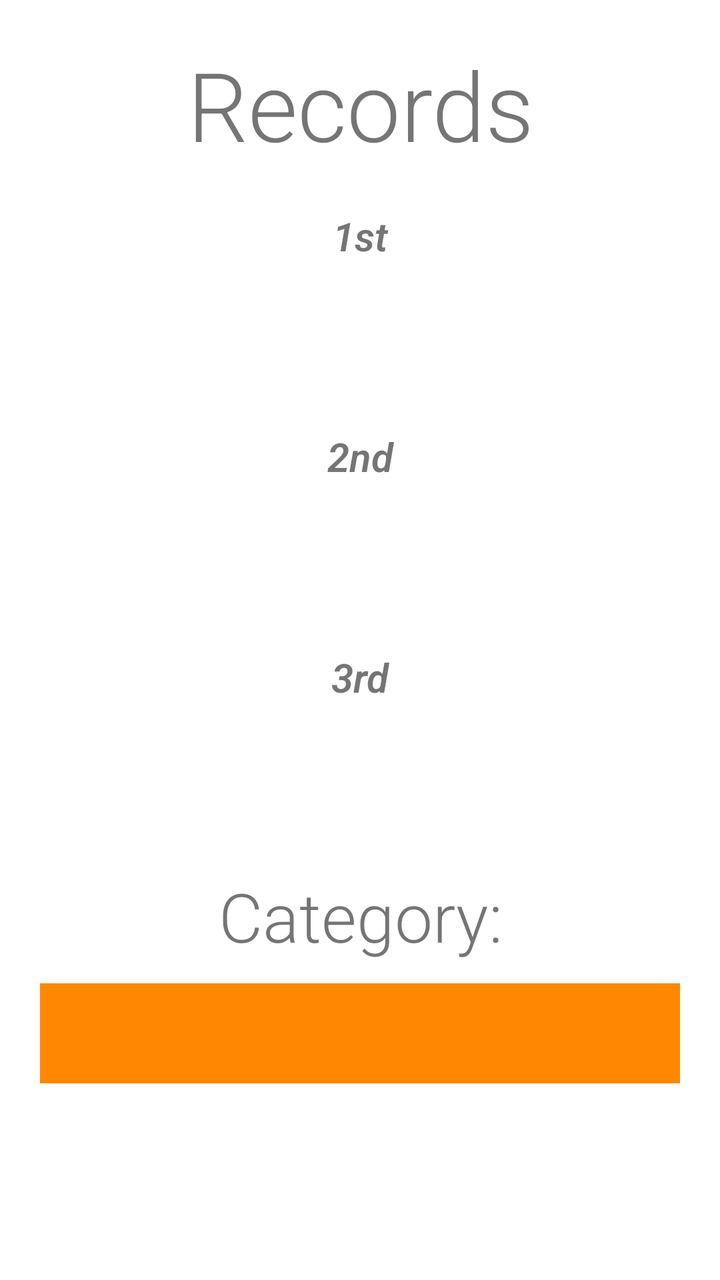
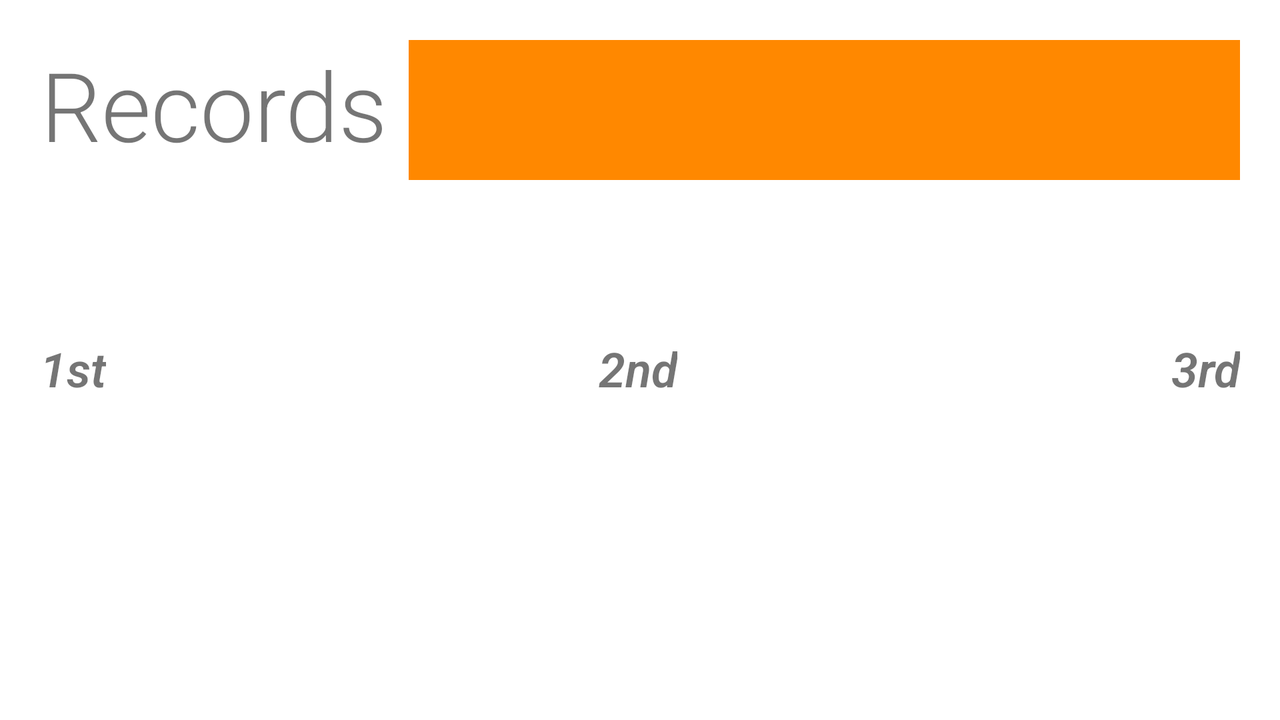

Compare how this app lays out the same screen by default and in its alternative resource folder. The renders come first, then the two layout files and the values they reference.
<!-- AndroidManifest.xml: application theme Theme.PuzzleCenter -->
<!-- res/layout/activity_records.xml -->
<?xml version="1.0" encoding="utf-8"?>
<androidx.constraintlayout.widget.ConstraintLayout xmlns:android="http://schemas.android.com/apk/res/android"
    xmlns:app="http://schemas.android.com/apk/res-auto"
    xmlns:tools="http://schemas.android.com/tools"
    android:layout_width="match_parent"
    android:layout_height="match_parent"
    tools:context=".RecordsActivity">

    <LinearLayout
        android:layout_width="match_parent"
        android:layout_height="match_parent"
        android:layout_marginStart="20dp"
        android:layout_marginTop="20dp"
        android:layout_marginEnd="20dp"
        android:layout_marginBottom="20dp"
        android:orientation="vertical"
        app:layout_constraintBottom_toBottomOf="parent"
        app:layout_constraintEnd_toEndOf="parent"
        app:layout_constraintStart_toStartOf="parent"
        app:layout_constraintTop_toTopOf="parent">

        <TextView
            android:id="@+id/textViewRecordsTitle"
            android:layout_width="match_parent"
            android:layout_height="wrap_content"
            android:fontFamily="sans-serif-light"
            android:text="@string/records"
            android:textAlignment="center"
            android:textSize="48sp" />

        <Space
            android:layout_width="match_parent"
            android:layout_height="20sp" />

        <TextView
            android:id="@+id/textViewRecords1stPrompt"
            android:layout_width="match_parent"
            android:layout_height="wrap_content"
            android:fontFamily="sans-serif-light"
            android:text="@string/_1st"
            android:textAlignment="center"
            android:textSize="20sp"
            android:textStyle="bold|italic" />

        <TextView
            android:id="@+id/textViewRecords1stValue"
            android:layout_width="match_parent"
            android:layout_height="wrap_content"
            android:fontFamily="sans-serif-medium"
            android:textAlignment="center"
            android:textSize="34sp" />

        <TextView
            android:id="@+id/textViewRecords1stDate"
            android:layout_width="match_parent"
            android:layout_height="wrap_content"
            android:fontFamily="sans-serif-light"
            android:textAlignment="center"
            android:textSize="20sp" />

        <Space
            android:layout_width="match_parent"
            android:layout_height="11sp" />

        <TextView
            android:id="@+id/textViewRecords2ndPrompt"
            android:layout_width="match_parent"
            android:layout_height="wrap_content"
            android:fontFamily="sans-serif-light"
            android:text="@string/_2nd"
            android:textAlignment="center"
            android:textSize="20sp"
            android:textStyle="bold|italic" />

        <TextView
            android:id="@+id/textViewRecords2ndValue"
            android:layout_width="match_parent"
            android:layout_height="wrap_content"
            android:fontFamily="sans-serif-medium"
            android:textAlignment="center"
            android:textSize="34sp" />

        <TextView
            android:id="@+id/textViewRecords2ndDate"
            android:layout_width="match_parent"
            android:layout_height="wrap_content"
            android:fontFamily="sans-serif-light"
            android:textAlignment="center"
            android:textSize="20sp" />

        <Space
            android:layout_width="match_parent"
            android:layout_height="11sp" />

        <TextView
            android:id="@+id/textViewRecords3rdPrompt"
            android:layout_width="match_parent"
            android:layout_height="wrap_content"
            android:fontFamily="sans-serif-light"
            android:text="@string/_3rd"
            android:textAlignment="center"
            android:textSize="20sp"
            android:textStyle="bold|italic" />

        <TextView
            android:id="@+id/textViewRecords3rdValue"
            android:layout_width="match_parent"
            android:layout_height="wrap_content"
            android:fontFamily="sans-serif-medium"
            android:textAlignment="center"
            android:textSize="34sp" />

        <TextView
            android:id="@+id/textViewRecords3rdDate"
            android:layout_width="match_parent"
            android:layout_height="wrap_content"
            android:fontFamily="sans-serif-light"
            android:textAlignment="center"
            android:textSize="20sp" />

        <Space
            android:layout_width="match_parent"
            android:layout_height="11sp" />

        <TextView
            android:id="@+id/textViewRecordsTitle2"
            android:layout_width="match_parent"
            android:layout_height="wrap_content"
            android:fontFamily="sans-serif-light"
            android:text="@string/category"
            android:textAlignment="center"
            android:textSize="34sp" />

        <Space
            android:layout_width="match_parent"
            android:layout_height="11sp" />

        <Spinner
            android:id="@+id/spinnerRecord"
            android:layout_width="match_parent"
            android:layout_height="50sp"
            android:background="@android:color/holo_orange_dark"
            android:popupBackground="@android:color/holo_orange_dark"
            android:textAlignment="center"
            tools:ignore="SpeakableTextPresentCheck" />
    </LinearLayout>
</androidx.constraintlayout.widget.ConstraintLayout>
<!-- resources referenced by this layout -->
<resources>
  <string name="_1st">1st</string>
  <string name="_2nd">2nd</string>
  <string name="_3rd">3rd</string>
  <string name="category">Category:</string>
  <string name="records">Records</string>
  <style name="Theme.PuzzleCenter" parent="Theme.MaterialComponents.DayNight.DarkActionBar">
          
          <item name="colorPrimary">@color/purple_500</item>
          <item name="colorPrimaryVariant">@color/purple_700</item>
          <item name="colorOnPrimary">@color/white</item>
          
          <item name="colorSecondary">@color/teal_200</item>
          <item name="colorSecondaryVariant">@color/teal_700</item>
          <item name="colorOnSecondary">@color/black</item>
          
          <item name="android:statusBarColor">?attr/colorPrimaryVariant</item>
          
      </style>
</resources>
<!-- res/layout-land/activity_records.xml (the author's variant of the layout above) -->
<!-- drawn on the phone turned sideways -->
<?xml version="1.0" encoding="utf-8"?>
<androidx.constraintlayout.widget.ConstraintLayout xmlns:android="http://schemas.android.com/apk/res/android"
    xmlns:app="http://schemas.android.com/apk/res-auto"
    xmlns:tools="http://schemas.android.com/tools"
    android:layout_width="match_parent"
    android:layout_height="match_parent"
    tools:context=".RecordsActivity">

    <LinearLayout
        android:layout_width="match_parent"
        android:layout_height="match_parent"
        android:layout_marginStart="20dp"
        android:layout_marginTop="20dp"
        android:layout_marginEnd="20dp"
        android:layout_marginBottom="20dp"
        android:orientation="vertical"
        app:layout_constraintBottom_toBottomOf="parent"
        app:layout_constraintEnd_toEndOf="parent"
        app:layout_constraintStart_toStartOf="parent"
        app:layout_constraintTop_toTopOf="parent">

        <LinearLayout
            android:layout_width="match_parent"
            android:layout_height="wrap_content"
            android:orientation="horizontal">

            <TextView
                android:id="@+id/textViewRecordsTitle"
                android:layout_width="wrap_content"
                android:layout_height="wrap_content"
                android:fontFamily="sans-serif-light"
                android:text="@string/records"
                android:textAlignment="center"
                android:textSize="48sp" />

            <Space
                android:layout_width="11sp"
                android:layout_height="wrap_content" />

            <Spinner
                android:id="@+id/spinnerRecord"
                android:layout_width="match_parent"
                android:layout_height="70dp"
                android:background="@android:color/holo_orange_dark"
                android:popupBackground="@android:color/holo_orange_dark"
                android:textAlignment="center"
                tools:ignore="SpeakableTextPresentCheck" />
        </LinearLayout>

        <Space
            android:layout_width="match_parent"
            android:layout_height="11dp" />

        <LinearLayout
            android:layout_width="match_parent"
            android:layout_height="match_parent"
            android:orientation="horizontal">

            <LinearLayout
                android:layout_width="wrap_content"
                android:layout_height="match_parent"
                android:gravity="center"
                android:orientation="vertical">

                <TextView
                    android:id="@+id/textViewRecords1stPrompt"
                    android:layout_width="match_parent"
                    android:layout_height="wrap_content"
                    android:fontFamily="sans-serif-light"
                    android:text="@string/_1st"
                    android:textAlignment="center"
                    android:textSize="24sp"
                    android:textStyle="bold|italic" />

                <TextView
                    android:id="@+id/textViewRecords1stValue"
                    android:layout_width="match_parent"
                    android:layout_height="wrap_content"
                    android:fontFamily="sans-serif-medium"
                    android:textAlignment="center"
                    android:textSize="34sp" />

                <TextView
                    android:id="@+id/textViewRecords1stDate"
                    android:layout_width="match_parent"
                    android:layout_height="wrap_content"
                    android:fontFamily="sans-serif-light"
                    android:textAlignment="center"
                    android:textSize="20sp" />

            </LinearLayout>

            <Space
                android:layout_width="wrap_content"
                android:layout_height="wrap_content"
                android:layout_weight="1" />

            <LinearLayout
                android:layout_width="wrap_content"
                android:layout_height="match_parent"
                android:gravity="center"
                android:orientation="vertical">

                <TextView
                    android:id="@+id/textViewRecords2ndPrompt"
                    android:layout_width="match_parent"
                    android:layout_height="wrap_content"
                    android:fontFamily="sans-serif-light"
                    android:text="@string/_2nd"
                    android:textAlignment="center"
                    android:textSize="24sp"
                    android:textStyle="bold|italic" />

                <TextView
                    android:id="@+id/textViewRecords2ndValue"
                    android:layout_width="match_parent"
                    android:layout_height="wrap_content"
                    android:fontFamily="sans-serif-medium"
                    android:textAlignment="center"
                    android:textSize="34sp" />

                <TextView
                    android:id="@+id/textViewRecords2ndDate"
                    android:layout_width="match_parent"
                    android:layout_height="wrap_content"
                    android:fontFamily="sans-serif-light"
                    android:textAlignment="center"
                    android:textSize="20sp" />
            </LinearLayout>

            <Space
                android:layout_width="wrap_content"
                android:layout_height="wrap_content"
                android:layout_weight="1" />

            <LinearLayout
                android:layout_width="wrap_content"
                android:layout_height="match_parent"
                android:gravity="center"
                android:orientation="vertical">

                <TextView
                    android:id="@+id/textViewRecords3rdPrompt"
                    android:layout_width="match_parent"
                    android:layout_height="wrap_content"
                    android:fontFamily="sans-serif-light"
                    android:text="@string/_3rd"
                    android:textAlignment="center"
                    android:textSize="24sp"
                    android:textStyle="bold|italic" />

                <TextView
                    android:id="@+id/textViewRecords3rdValue"
                    android:layout_width="match_parent"
                    android:layout_height="wrap_content"
                    android:fontFamily="sans-serif-medium"
                    android:textAlignment="center"
                    android:textSize="34sp" />

                <TextView
                    android:id="@+id/textViewRecords3rdDate"
                    android:layout_width="match_parent"
                    android:layout_height="wrap_content"
                    android:fontFamily="sans-serif-light"
                    android:textAlignment="center"
                    android:textSize="20sp" />
            </LinearLayout>

        </LinearLayout>

    </LinearLayout>
</androidx.constraintlayout.widget.ConstraintLayout>
<!-- resources referenced by the variant -->
<!-- as the phone turned sideways resolves them -->
<resources>
  <string name="_1st">1st</string>
  <string name="_2nd">2nd</string>
  <string name="_3rd">3rd</string>
  <string name="records">Records</string>
  <style name="Theme.PuzzleCenter" parent="Theme.MaterialComponents.DayNight.DarkActionBar">
          
          <item name="colorPrimary">@color/purple_500</item>
          <item name="colorPrimaryVariant">@color/purple_700</item>
          <item name="colorOnPrimary">@color/white</item>
          
          <item name="colorSecondary">@color/teal_200</item>
          <item name="colorSecondaryVariant">@color/teal_700</item>
          <item name="colorOnSecondary">@color/black</item>
          
          <item name="android:statusBarColor">?attr/colorPrimaryVariant</item>
          
      </style>
</resources>
